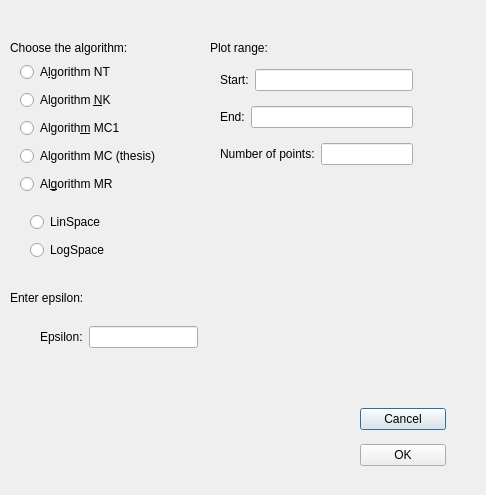
<?xml version="1.0" encoding="UTF-8"?>
<ui version="4.0">
 <class>LoopShapingDialog</class>
 <widget class="QDialog" name="LoopShapingDialog">
  <property name="geometry">
   <rect>
    <x>0</x>
    <y>0</y>
    <width>486</width>
    <height>495</height>
   </rect>
  </property>
  <property name="windowTitle">
   <string>Dialog</string>
  </property>
  <widget class="QLabel" name="label">
   <property name="geometry">
    <rect>
     <x>10</x>
     <y>40</y>
     <width>181</width>
     <height>16</height>
    </rect>
   </property>
   <property name="text">
    <string>Choose the algorithm:</string>
   </property>
  </widget>
  <widget class="QLabel" name="label_2">
   <property name="geometry">
    <rect>
     <x>10</x>
     <y>290</y>
     <width>111</width>
     <height>16</height>
    </rect>
   </property>
   <property name="text">
    <string>Enter epsilon:</string>
   </property>
  </widget>
  <widget class="QWidget" name="layoutWidget">
   <property name="geometry">
    <rect>
     <x>20</x>
     <y>60</y>
     <width>167</width>
     <height>141</height>
    </rect>
   </property>
   <layout class="QVBoxLayout" name="verticalLayout">
    <item>
     <widget class="QRadioButton" name="ntRadio">
      <property name="text">
       <string>A&amp;lgorithm NT</string>
      </property>
     </widget>
    </item>
    <item>
     <widget class="QRadioButton" name="nkRadio">
      <property name="text">
       <string>Algorithm &amp;NK</string>
      </property>
     </widget>
    </item>
    <item>
     <widget class="QRadioButton" name="mc1Radio">
      <property name="text">
       <string>Algorith&amp;m MC1</string>
      </property>
     </widget>
    </item>
    <item>
     <widget class="QRadioButton" name="mcThesisRadio">
      <property name="text">
       <string>Algorithm MC (thesis)</string>
      </property>
     </widget>
    </item>
    <item>
     <widget class="QRadioButton" name="mrRadio">
      <property name="text">
       <string>Al&amp;gorithm MR</string>
      </property>
     </widget>
    </item>
   </layout>
  </widget>
  <widget class="QWidget" name="layoutWidget1">
   <property name="geometry">
    <rect>
     <x>40</x>
     <y>320</y>
     <width>158</width>
     <height>34</height>
    </rect>
   </property>
   <layout class="QHBoxLayout" name="horizontalLayout">
    <item>
     <widget class="QLabel" name="label_3">
      <property name="text">
       <string>Epsilon:</string>
      </property>
     </widget>
    </item>
    <item>
     <widget class="QLineEdit" name="epsilonEdit"/>
    </item>
   </layout>
  </widget>
  <widget class="QWidget" name="layoutWidget2">
   <property name="geometry">
    <rect>
     <x>360</x>
     <y>400</y>
     <width>86</width>
     <height>76</height>
    </rect>
   </property>
   <layout class="QVBoxLayout" name="verticalLayout_2">
    <item>
     <widget class="QPushButton" name="cancelButton">
      <property name="text">
       <string>Cancel</string>
      </property>
     </widget>
    </item>
    <item>
     <widget class="QPushButton" name="okButton">
      <property name="text">
       <string>OK</string>
      </property>
     </widget>
    </item>
   </layout>
  </widget>
  <widget class="QLabel" name="label_4">
   <property name="geometry">
    <rect>
     <x>210</x>
     <y>40</y>
     <width>151</width>
     <height>16</height>
    </rect>
   </property>
   <property name="text">
    <string>Plot range:</string>
   </property>
  </widget>
  <widget class="QWidget" name="layoutWidget3">
   <property name="geometry">
    <rect>
     <x>220</x>
     <y>60</y>
     <width>193</width>
     <height>116</height>
    </rect>
   </property>
   <layout class="QVBoxLayout" name="verticalLayout_3">
    <item>
     <layout class="QHBoxLayout" name="horizontalLayout_2">
      <item>
       <widget class="QLabel" name="label_5">
        <property name="text">
         <string>Start:</string>
        </property>
       </widget>
      </item>
      <item>
       <widget class="QLineEdit" name="startEdit"/>
      </item>
     </layout>
    </item>
    <item>
     <layout class="QHBoxLayout" name="horizontalLayout_3">
      <item>
       <widget class="QLabel" name="label_6">
        <property name="text">
         <string>End:</string>
        </property>
       </widget>
      </item>
      <item>
       <widget class="QLineEdit" name="endEdit"/>
      </item>
     </layout>
    </item>
    <item>
     <layout class="QHBoxLayout" name="horizontalLayout_4">
      <item>
       <widget class="QLabel" name="label_7">
        <property name="text">
         <string>Number of points:</string>
        </property>
       </widget>
      </item>
      <item>
       <widget class="QLineEdit" name="pointCountEdit"/>
      </item>
     </layout>
    </item>
   </layout>
  </widget>
  <widget class="QWidget" name="layoutWidget4">
   <property name="geometry">
    <rect>
     <x>30</x>
     <y>210</y>
     <width>92</width>
     <height>54</height>
    </rect>
   </property>
   <layout class="QVBoxLayout" name="verticalLayout_4">
    <item>
     <widget class="QRadioButton" name="linspaceRadio">
      <property name="text">
       <string>LinSpace</string>
      </property>
     </widget>
    </item>
    <item>
     <widget class="QRadioButton" name="logspaceRadio">
      <property name="text">
       <string>LogSpace</string>
      </property>
     </widget>
    </item>
   </layout>
  </widget>
  <widget class="QStackedWidget" name="algorithmStack">
   <property name="geometry">
    <rect>
     <x>230</x>
     <y>199</y>
     <width>231</width>
     <height>181</height>
    </rect>
   </property>
   <widget class="QWidget" name="emptyPage"/>
   <widget class="QWidget" name="page_nand">
    <widget class="QWidget" name="layoutWidget6">
     <property name="geometry">
      <rect>
       <x>30</x>
       <y>80</y>
       <width>111</width>
       <height>83</height>
      </rect>
     </property>
     <layout class="QVBoxLayout" name="verticalLayout_5">
      <item>
       <widget class="QRadioButton" name="centro">
        <property name="text">
         <string>Cen&amp;tre</string>
        </property>
        <property name="checked">
         <bool>true</bool>
        </property>
       </widget>
      </item>
      
      <item>
       <widget class="QRadioButton" name="upperInit">
        <property name="text">
         <string>Upper bo&amp;x</string>
        </property>
       </widget>
      </item>
     </layout>
    </widget>
    <widget class="QLabel" name="initialisation">
     <property name="geometry">
      <rect>
       <x>10</x>
       <y>50</y>
       <width>111</width>
       <height>20</height>
      </rect>
     </property>
     <property name="text">
      <string>Initialisation type:</string>
     </property>
    </widget>
    
   </widget>
  </widget>
 </widget>
 <resources/>
 <connections/>
</ui>
